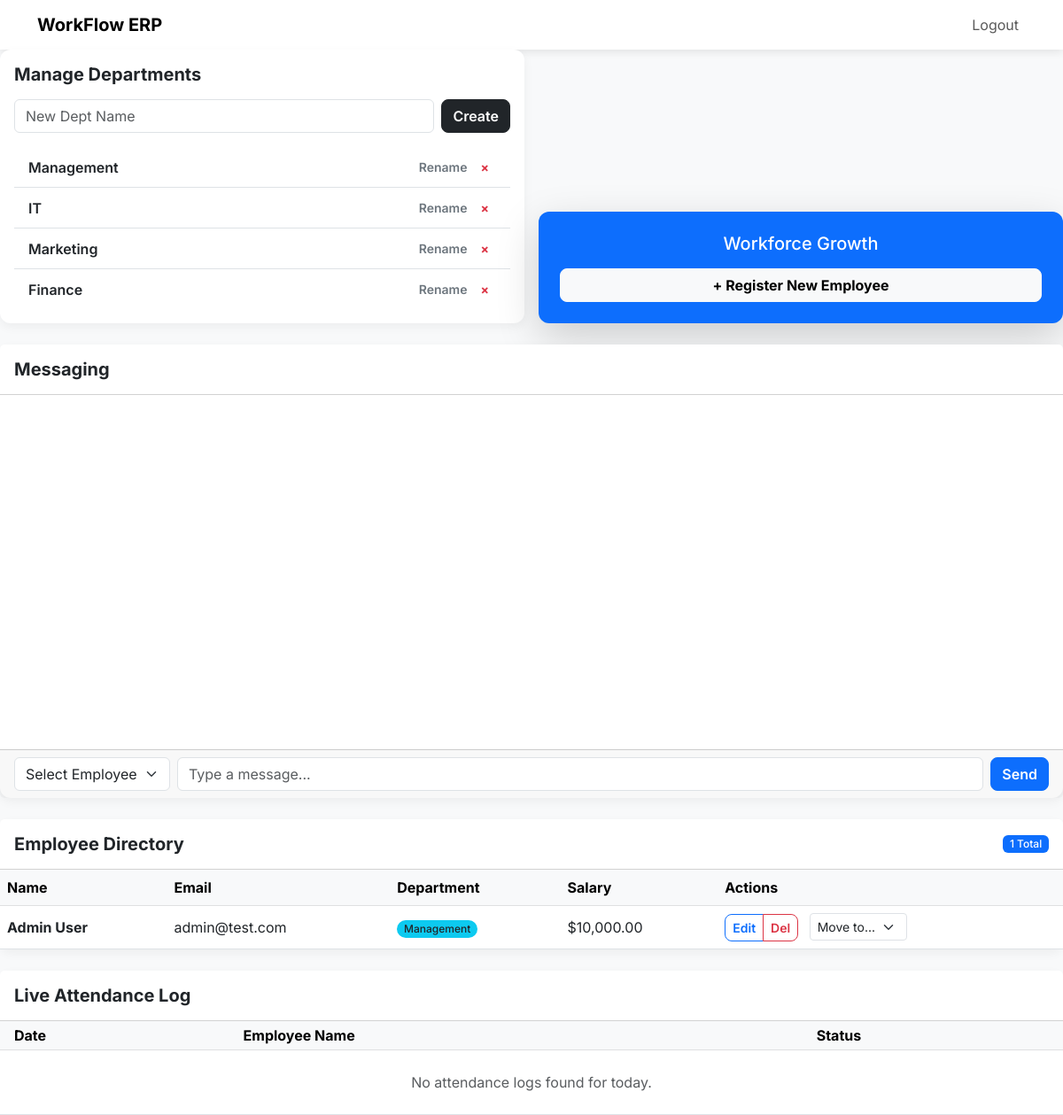
Before: /dashboard (signed in) with the older database file.
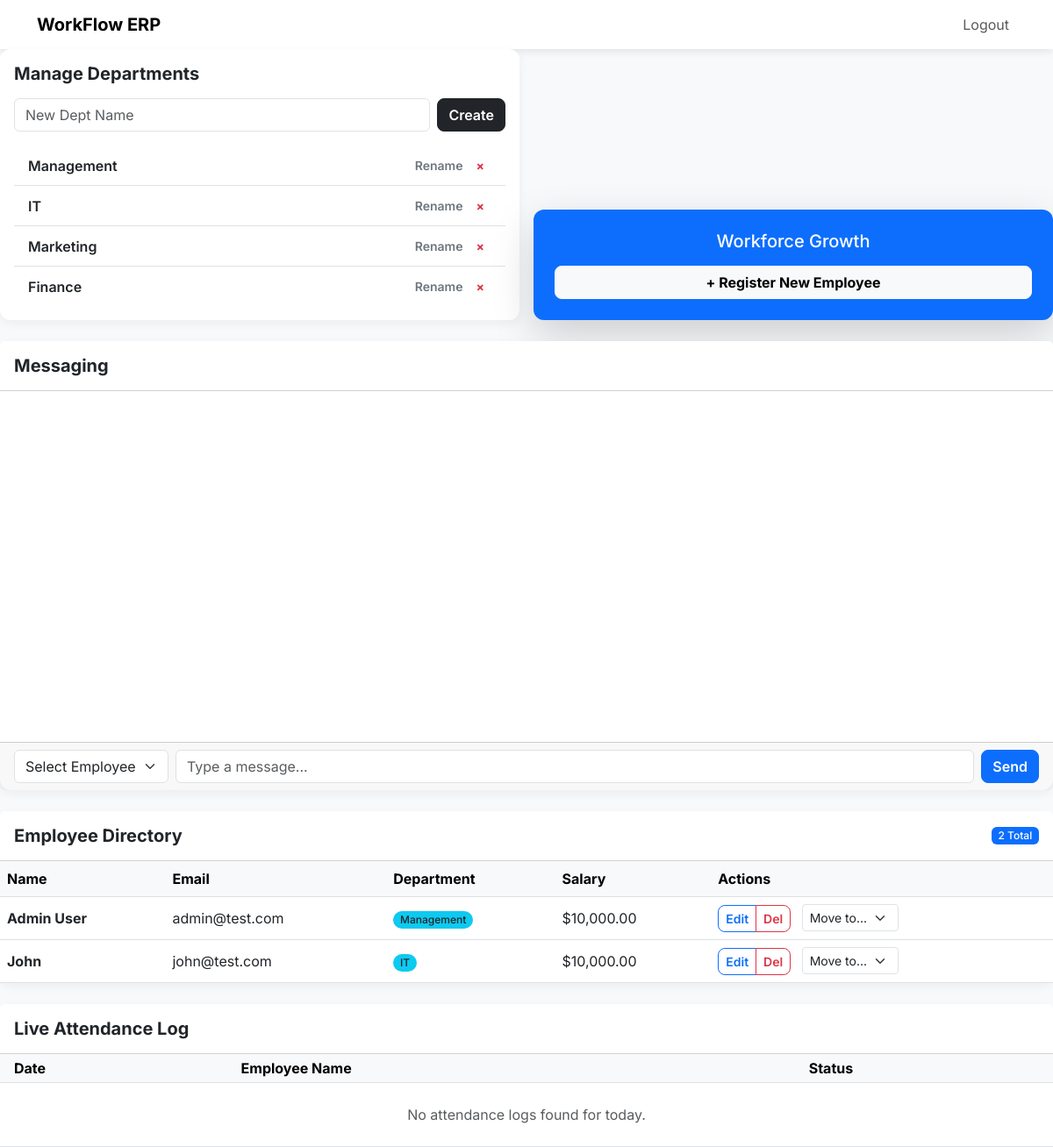
After: the same page with the newer database file.
### models.py (models this page shows)
class Department(Base):
    __tablename__ = "departments"
    id = Column(Integer, primary_key=True, index=True)
    name = Column(String, unique=True, index=True)
    employees = relationship("Employee", back_populates="department")

class Employee(Base):
    __tablename__ = "employees"
    id = Column(Integer, primary_key=True, index=True)
    name = Column(String)
    email = Column(String, unique=True, index=True)
    hashed_password = Column(String)
    phone_number = Column(String(15), nullable=True)
    role = Column(String, default="employee")
    salary = Column(Float, default=0.0)
    dept_id = Column(Integer, ForeignKey("departments.id"))
    department = relationship("Department", back_populates="employees")
    attendance_logs = relationship("Attendance", back_populates="employee")
    leaves = relationship("Leave", back_populates="employee", foreign_keys="[Leave.emp_id]")
    notifications = relationship("Notification", back_populates="user")

### routers/dashboard.py (the view)
@router.get("/dashboard")
async def dashboard(request: Request, db: Session = Depends(get_db)):
    user = get_current_user(request, db)
    if not user: return RedirectResponse(url="/")
    if user.role == "admin":
        return templates.TemplateResponse("admin_dash.html", {
            "request": request, "user": user,
            "employees": db.query(models.Employee).all(),
            "departments": db.query(models.Department).all(),
            "logs": db.query(models.Attendance).all(),
            "pending_leaves": db.query(models.Leave).filter(models.Leave.approve == None).all(),
            "admin_id": user.id
        })
    marked = db.query(models.Attendance).filter(models.Attendance.emp_id == user.id, models.Attendance.date == date.today()).first()
    admin = db.query(models.Employee).filter(models.Employee.role == "admin").first()
    return templates.TemplateResponse("employee_dash.html", {
        "request": request, "user": user, "marked": marked, "today": date.today(),
        "my_leaves": db.query(models.Leave).filter(models.Leave.emp_id == user.id).all(),
        "admin_id": admin.id if admin else 1
    })

### templates/admin_dash.html (shortened to what this page needs)
{% extends "base.html" %}
{% block content %}
<div class="row mb-4 g-3">
    <div class="col-md-6">
        <div class="card p-3 h-100">
            <h5 class="fw-bold mb-3">Manage Departments</h5>
            <form action="/admin/add-dept" method="post" class="d-flex gap-2 mb-3">
                <input type="text" name="name" class="form-control" placeholder="New Dept Name" required>
                <button type="submit" class="btn btn-dark">Create</button>
            </form>
            <div class="list-group list-group-flush" style="max-height: 200px; overflow-y: auto;">
                {% for dept in departments %}
                <div class="list-group-item d-flex justify-content-between align-items-center bg-transparent">
                    <span class="fw-semibold">{{ dept.name }}</span>
                    <div class="btn-group">
                        <button class="btn btn-sm btn-outline-secondary border-0" data-bs-toggle="modal" data-bs-target="#editDept{{ dept.id }}">
                            Rename
                        </button>
                        <a href="/admin/del-dept/{{ dept.id }}"
                           class="btn btn-sm btn-outline-danger border-0 fw-bold"
                           onclick="return confirm('Delete this department? This only works if it has no employees.')">
                           &times;
                        </a>
                    </div>
                </div>
                {% endfor %}
            </div>
        </div>
    </div>
    <div class="col-md-6 text-end d-flex align-items-end justify-content-end">
        <div class="card p-4 bg-primary text-white shadow-lg w-100 text-center">
            <h5 class="mb-3">Workforce Growth</h5>
            <button class="btn btn-light fw-bold" data-bs-toggle="modal" data-bs-target="#addEmpModal">
                + Register New Employee
            </button>
        </div>
    </div>
</div>
<div class="row mb-4">
    <div class="col-12">
        <div class="card">
            <div class="card-header bg-white py-3">
                <h5 class="fw-bold m-0">Messaging</h5>
            </div>
            <div class="card-body" style="height: 400px; overflow-y: auto;" id="messages">
            </div>
            <div class="card-footer">
                <form id="messageForm" class="d-flex">
                    <select id="receiverSelect" class="form-select me-2" style="width: 200px;">
                        <option value="">Select Employee</option>
                    </select>
                    <input type="text" id="messageInput" class="form-control me-2" placeholder="Type a message..." required>
                    <button type="submit" class="btn btn-primary">Send</button>
                </form>
            </div>
        </div>
    </div>
</div>
<div class="card mb-4">
    <div class="card-header bg-white py-3 d-flex justify-content-between align-items-center">
        <h5 class="fw-bold m-0">Employee Directory</h5>
        <span class="badge bg-primary">{{ employees|length }} Total</span>
    </div>
    <div class="table-responsive">
        <table class="table table-hover align-middle mb-0">
            <thead class="table-light">
                <tr>
                    <th>Name</th>
                    <th>Email</th>
                    <th>Department</th>
                    <th>Salary</th>
                    <th>Actions</th>
                </tr>
            </thead>
            <tbody>
                {% for emp in employees %}
                <tr>
                    <td><div class="fw-bold text-dark">{{ emp.name }}</div></td>
                    <td>{{ emp.email }}</td>
                    <td>
                        <span class="badge rounded-pill bg-info text-dark">
                            {{ emp.department.name if emp.department else 'Unassigned' }}
                        </span>
                    </td>
                    <td>${{ "{:,.2f}".format(emp.salary) }}</td>
                    <td>
                        <div class="btn-group me-2">
                            <button class="btn btn-sm btn-outline-primary" data-bs-toggle="modal" data-bs-target="#editEmp{{ emp.id }}">Edit</button>
                            <a href="/admin/del-emp/{{ emp.id }}" class="btn btn-sm btn-outline-danger" onclick="return confirm('Delete employee account?')">Del</a>
                        </div>
                        <form action="/admin/move-emp" method="post" class="d-inline-block">
                            <select name="new_dept_id" class="form-select form-select-sm" style="width: 110px;" onchange="this.form.submit()">
                                <option disabled selected>Move to...</option>
                            </select>
                        </form>
                    </td>
                </tr>
                {% endfor %}
            </tbody>
        </table>
    </div>
</div>
<div class="card">
    <div class="card-header bg-white py-3"><h5 class="fw-bold m-0">Live Attendance Log</h5></div>
    <div style="max-height: 350px; overflow-y: auto;">
        <table class="table table-sm table-hover mb-0">
            <thead class="table-light sticky-top">
                <tr>
                    <th class="ps-3">Date</th>
                    <th>Employee Name</th>
                    <th>Status</th>
                </tr>
            </thead>
            <tbody>
                {% if not logs %}
                <tr><td colspan="3" class="text-center py-4 text-muted">No attendance logs found for today.</td></tr>
                {% endif %}
            </tbody>
        </table>
    </div>
</div>
{% endblock %}

### templates/base.html (shortened to what this page needs)
<!DOCTYPE html>
<html lang="en">
<head>
    <link href="https://cdn.jsdelivr.net/npm/bootstrap@5.3.0/dist/css/bootstrap.min.css" rel="stylesheet">
</head>
<body>
<nav class="navbar navbar-expand-lg navbar-light bg-white">
    <div class="container">
        <a class="navbar-brand fw-bold" href="/dashboard">WorkFlow ERP</a>
        <div class="navbar-nav ms-auto">
            <a class="nav-link" href="/logout">Logout</a>
        </div>
    </div>
</nav>
    {% block content %}{% endblock %}
</body>
</html>

### templates/base.html (style rules this page uses)
body { background-color: #f8f9fa; font-family: 'Inter', sans-serif; color: #333; }
.navbar { box-shadow: 0 2px 10px rgba(0,0,0,0.1); }
.card { border: none; border-radius: 12px; box-shadow: 0 4px 12px rgba(0,0,0,0.05); }
.btn { border-radius: 8px; font-weight: 600; }
.badge { font-weight: 500; }

Changed rows visible on the page:
added Employee: name "John", email "john@test.com", department "IT", salary "10,000.00"
Other visible differences:
{{ employees|length }}: "1" → "2"
